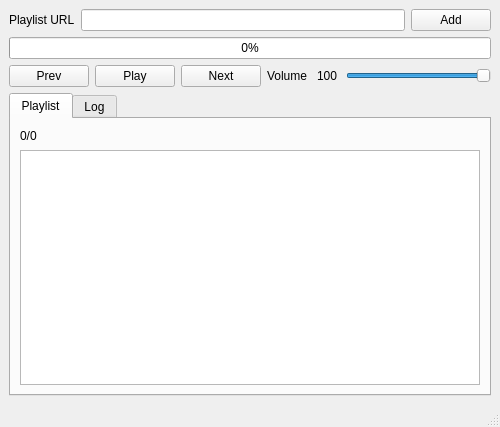
<?xml version="1.0" encoding="UTF-8"?>
<ui version="4.0">
 <class>MainWindow</class>
 <widget class="QMainWindow" name="MainWindow">
  <property name="geometry">
   <rect>
    <x>0</x>
    <y>0</y>
    <width>500</width>
    <height>427</height>
   </rect>
  </property>
  <property name="sizePolicy">
   <sizepolicy hsizetype="Preferred" vsizetype="Preferred">
    <horstretch>0</horstretch>
    <verstretch>0</verstretch>
   </sizepolicy>
  </property>
  <property name="minimumSize">
   <size>
    <width>500</width>
    <height>400</height>
   </size>
  </property>
  <property name="maximumSize">
   <size>
    <width>800</width>
    <height>600</height>
   </size>
  </property>
  <property name="focusPolicy">
   <enum>Qt::ClickFocus</enum>
  </property>
  <property name="windowTitle">
   <string>MainWindow</string>
  </property>
  <widget class="QWidget" name="centralwidget">
   <property name="minimumSize">
    <size>
     <width>300</width>
     <height>200</height>
    </size>
   </property>
   <property name="maximumSize">
    <size>
     <width>800</width>
     <height>600</height>
    </size>
   </property>
   <layout class="QHBoxLayout" name="horizontalLayout_7">
    <item>
     <layout class="QVBoxLayout" name="verticalLayout_2">
      <property name="sizeConstraint">
       <enum>QLayout::SetMaximumSize</enum>
      </property>
      <item>
       <layout class="QHBoxLayout" name="horizontalLayout">
        <item>
         <widget class="QLabel" name="label">
          <property name="text">
           <string>Playlist URL</string>
          </property>
         </widget>
        </item>
        <item>
         <widget class="QLineEdit" name="playlistURL"/>
        </item>
        <item>
         <widget class="QPushButton" name="addList">
          <property name="text">
           <string>Add</string>
          </property>
         </widget>
        </item>
       </layout>
      </item>
      <item>
       <widget class="QProgressBar" name="progressBar">
        <property name="value">
         <number>0</number>
        </property>
       </widget>
      </item>
      <item>
       <layout class="QHBoxLayout" name="horizontalLayout_2">
        <item>
         <widget class="QPushButton" name="prev">
          <property name="minimumSize">
           <size>
            <width>79</width>
            <height>0</height>
           </size>
          </property>
          <property name="text">
           <string>Prev</string>
          </property>
         </widget>
        </item>
        <item>
         <widget class="QPushButton" name="playControl">
          <property name="minimumSize">
           <size>
            <width>79</width>
            <height>0</height>
           </size>
          </property>
          <property name="text">
           <string>Play</string>
          </property>
         </widget>
        </item>
        <item>
         <widget class="QPushButton" name="next">
          <property name="minimumSize">
           <size>
            <width>79</width>
            <height>0</height>
           </size>
          </property>
          <property name="text">
           <string>Next</string>
          </property>
         </widget>
        </item>
        <item>
         <layout class="QHBoxLayout" name="horizontalLayout_3">
          <property name="sizeConstraint">
           <enum>QLayout::SetDefaultConstraint</enum>
          </property>
          <property name="leftMargin">
           <number>0</number>
          </property>
          <item>
           <widget class="QLabel" name="volumeText">
            <property name="minimumSize">
             <size>
              <width>44</width>
              <height>0</height>
             </size>
            </property>
            <property name="maximumSize">
             <size>
              <width>44</width>
              <height>16777215</height>
             </size>
            </property>
            <property name="text">
             <string>Volume</string>
            </property>
           </widget>
          </item>
          <item>
           <widget class="QLabel" name="volumeNumber">
            <property name="minimumSize">
             <size>
              <width>23</width>
              <height>0</height>
             </size>
            </property>
            <property name="maximumSize">
             <size>
              <width>23</width>
              <height>16777215</height>
             </size>
            </property>
            <property name="text">
             <string>100</string>
            </property>
            <property name="textFormat">
             <enum>Qt::PlainText</enum>
            </property>
           </widget>
          </item>
          <item>
           <widget class="QSlider" name="volume">
            <property name="maximumSize">
             <size>
              <width>171</width>
              <height>16777215</height>
             </size>
            </property>
            <property name="maximum">
             <number>100</number>
            </property>
            <property name="value">
             <number>100</number>
            </property>
            <property name="orientation">
             <enum>Qt::Horizontal</enum>
            </property>
           </widget>
          </item>
         </layout>
        </item>
       </layout>
      </item>
      <item>
       <widget class="QTabWidget" name="display">
        <property name="tabPosition">
         <enum>QTabWidget::North</enum>
        </property>
        <property name="tabShape">
         <enum>QTabWidget::Rounded</enum>
        </property>
        <property name="currentIndex">
         <number>0</number>
        </property>
        <property name="elideMode">
         <enum>Qt::ElideRight</enum>
        </property>
        <widget class="QWidget" name="playLists">
         <attribute name="title">
          <string>Playlist</string>
         </attribute>
         <layout class="QGridLayout" name="gridLayout">
          <item row="1" column="0">
           <widget class="QListView" name="listView"/>
          </item>
          <item row="0" column="0">
           <widget class="QLabel" name="listNumber">
            <property name="minimumSize">
             <size>
              <width>60</width>
              <height>16</height>
             </size>
            </property>
            <property name="maximumSize">
             <size>
              <width>60</width>
              <height>16</height>
             </size>
            </property>
            <property name="text">
             <string>0/0</string>
            </property>
           </widget>
          </item>
         </layout>
        </widget>
        <widget class="QWidget" name="log">
         <attribute name="title">
          <string>Log</string>
         </attribute>
         <layout class="QHBoxLayout" name="horizontalLayout_5">
          <item>
           <widget class="QTextBrowser" name="logBrowser"/>
          </item>
         </layout>
        </widget>
       </widget>
      </item>
      <item>
       <layout class="QHBoxLayout" name="horizontalLayout_4"/>
      </item>
     </layout>
    </item>
   </layout>
  </widget>
  <widget class="QMenuBar" name="menubar">
   <property name="geometry">
    <rect>
     <x>0</x>
     <y>0</y>
     <width>500</width>
     <height>22</height>
    </rect>
   </property>
  </widget>
  <widget class="QStatusBar" name="statusbar"/>
 </widget>
 <resources/>
 <connections>
  <connection>
   <sender>volume</sender>
   <signal>valueChanged(int)</signal>
   <receiver>volumeNumber</receiver>
   <slot>setNum(int)</slot>
   <hints>
    <hint type="sourcelabel">
     <x>397</x>
     <y>123</y>
    </hint>
    <hint type="destinationlabel">
     <x>295</x>
     <y>122</y>
    </hint>
   </hints>
  </connection>
 </connections>
</ui>
